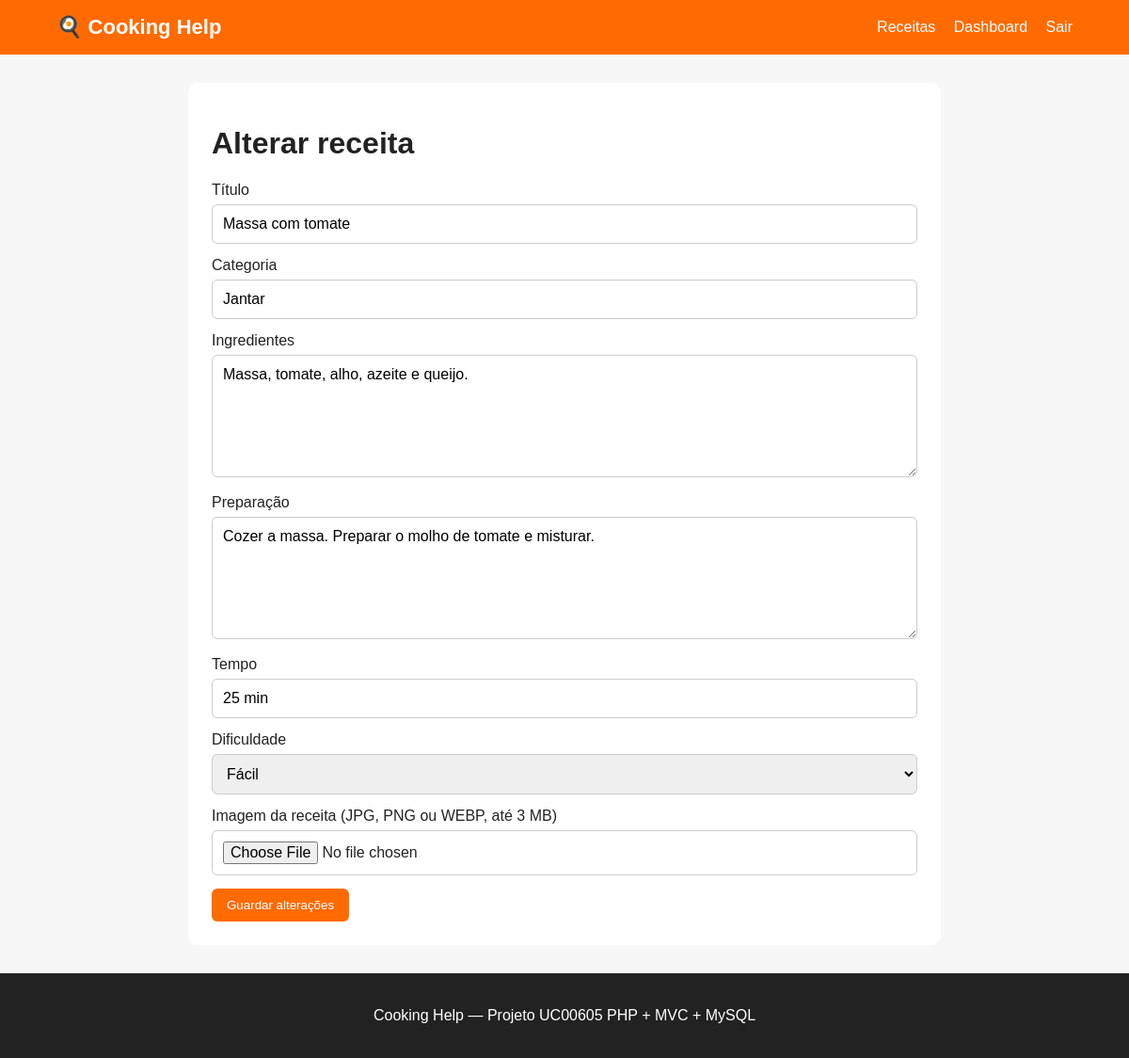
Page /index.php?pagina=editar&id=2 (signed in) on the committed database.
### tables this page shows
CREATE TABLE receitas (
    id INT AUTO_INCREMENT PRIMARY KEY,
    titulo varchar(150) NOT NULL,
    categoria varchar(100) NOT NULL,
    ingredientes TEXT NOT NULL,
    preparacao TEXT NOT NULL,
    tempo varchar(50) NOT NULL,
    dificuldade varchar(50) NOT NULL,
    imagem varchar(255) DEFAULT NULL,
    criado_em TIMESTAMP DEFAULT CURRENT_TIMESTAMP
);

### controller/AdminController.php (called while the page is built, shortened)
<?php
require_once __DIR__ . '/../model/Receita.php';
class AdminController {
    private $receita;
    public function __construct() {
        $this->receita = new Receita();
    }
    public function editar($id) {
        $receita = $this->receita->procurar($id);
        require __DIR__ . '/../view/admin/formulario.php';
    }
}
?>

### conexao/Conexao.php (called while the page is built, shortened)
<?php
class Conexao {
    private $host = 'localhost';
    private $db = 'cooking_help';
    private $utilizador = 'root';
    private $password = '';
    public function ligar() {
        try {
            $this->pdo = new PDO(
                "mysql:host={$this->host};dbname={$this->db};charset=utf8mb4",
                $this->utilizador,
                $this->password
            );
            $this->pdo->setAttribute(PDO::ATTR_ERRMODE, PDO::ERRMODE_EXCEPTION);
            return $this->pdo;
        } catch (PDOException $e) {
            die('Erro na ligação à base de dados: ' . $e->getMessage());
        }
    }
}
?>

### model/Receita.php (called while the page is built, shortened)
<?php
require_once __DIR__ . '/../conexao/Conexao.php';
class Receita {
    private $pdo;
    public function __construct() {
        $this->pdo = (new Conexao())->ligar();
    }
    public function procurar($id) {
        $stmt = $this->pdo->prepare("SELECT * FROM receitas WHERE id = :id");
        $stmt->execute([':id' => $id]);
        return $stmt->fetch(PDO::FETCH_ASSOC);
    }
}
?>

### view/admin/formulario.php (the view, shortened to what this page needs)
<?php require __DIR__ . '/../layouts/header.php'; ?>
<div class="formulario">
<h1><?= $receita ? 'Alterar receita' : 'Nova receita' ?></h1>
<form method="post" enctype="multipart/form-data">
    <label>Título</label><input type="text" name="titulo" required value="<?= htmlspecialchars($receita['titulo'] ?? '') ?>">
    <label>Categoria</label><input type="text" name="categoria" required value="<?= htmlspecialchars($receita['categoria'] ?? '') ?>">
    <label>Ingredientes</label><textarea name="ingredientes" required><?= htmlspecialchars($receita['ingredientes'] ?? '') ?></textarea>
    <label>Preparação</label><textarea name="preparacao" required><?= htmlspecialchars($receita['preparacao'] ?? '') ?></textarea>
    <label>Tempo</label><input type="text" name="tempo" required value="<?= htmlspecialchars($receita['tempo'] ?? '') ?>">
    <label>Dificuldade</label><select name="dificuldade"><option>Fácil</option><option>Média</option><option>Difícil</option></select>
    <label>Imagem da receita (JPG, PNG ou WEBP, até 3 MB)</label><input type="file" name="imagem" accept="image/jpeg,image/png,image/webp">
    <button><?= $receita ? 'Guardar alterações' : 'Adicionar receita' ?></button>
</form>
</div>
<?php require __DIR__ . '/../layouts/footer.php'; ?>

### css/style.css (style rules this page uses)
* { box-sizing: border-box; }
html, body { min-height: 100%; }
body { margin: 0; min-height: 100vh; display: flex; flex-direction: column; font-family: Arial, sans-serif; background: #f7f7f7; color: #222; }
input, textarea, select { width: 100%; padding: 11px; border: 1px solid #ccc; border-radius: 6px; margin: 6px 0 14px; font: inherit; }
textarea { min-height: 130px; resize: vertical; }
button, .btn { display: inline-block; border: 0; background: #ff6b00; color: white; padding: 10px 16px; border-radius: 6px; cursor: pointer; }
.formulario, .detalhe { background: white; padding: 25px; border-radius: 10px; max-width: 800px; margin: auto; }

### rows in the picture
receitas: titulo "Massa com tomate", categoria "Jantar", ingredientes "Massa, tomate, alho, azeite e queijo.", preparacao "Cozer a massa. Preparar o molho de tomate e misturar.", tempo "25 min"
